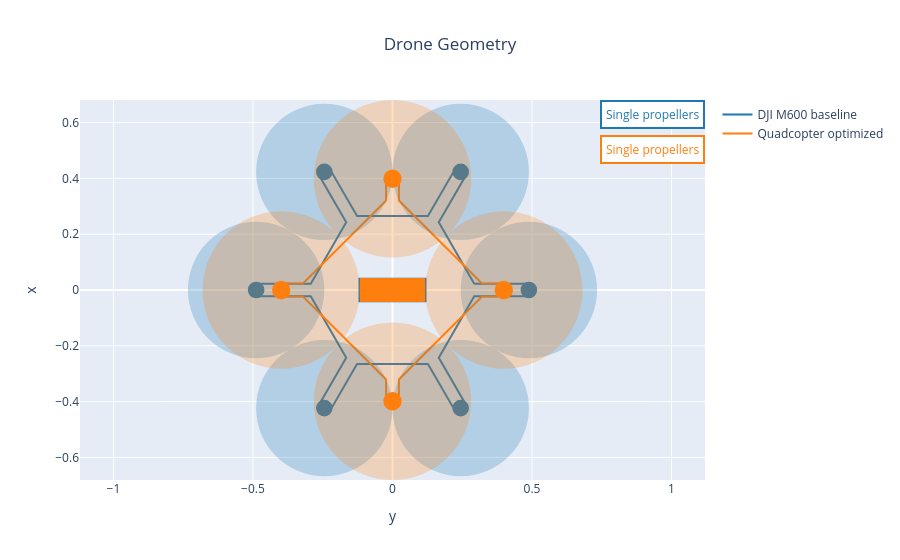
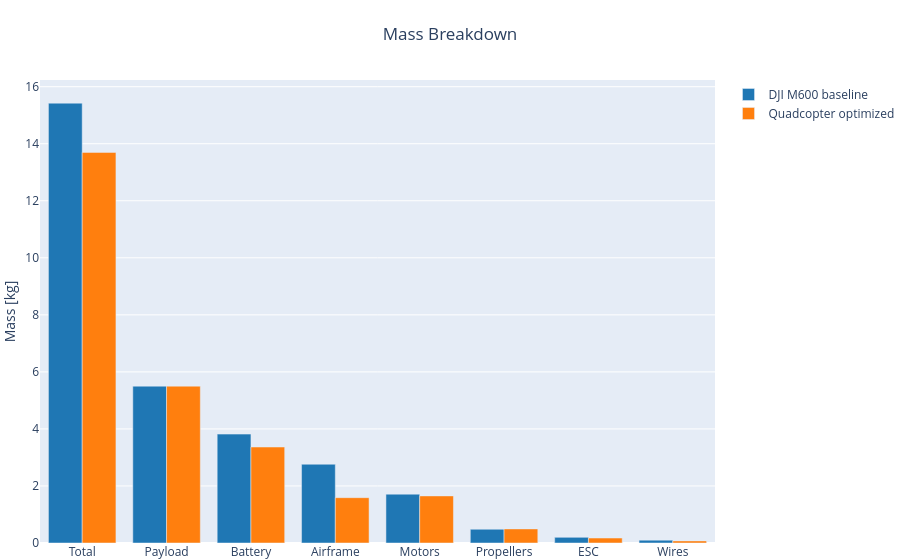

The notebook cell saved with these charts, in order:
### Markdown cell above
## 4) DJI 기준해와 Quadcopter 결과 비교

아래 셀은 `problem_outputs_DJI_M600_mdo.xml`(기준해)와 `problem_outputs_quadcopter_mdo.xml`(이 노트북 결과)를 비교합니다.

### Code cell
# Compare baseline DJI design and the new quadcopter design
OUTPUT_FILE_BASELINE = pth.join(SOURCE_FOLDER_PATH, "problem_outputs_DJI_M600_mdo.xml")
OUTPUT_FILE_QUAD = pth.join(SOURCE_FOLDER_PATH, "problem_outputs_quadcopter_mdo.xml")

if not pth.exists(OUTPUT_FILE_BASELINE):
    print("Baseline output file not found:", OUTPUT_FILE_BASELINE)
elif not pth.exists(OUTPUT_FILE_QUAD):
    print("Quadcopter output file not found:", OUTPUT_FILE_QUAD)
    print("Run the optimization section first (cells 10 to 11), then run this cell again.")
else:
    fig = multirotor_geometry_plot(OUTPUT_FILE_BASELINE, name="DJI M600 baseline")
    fig = multirotor_geometry_plot(OUTPUT_FILE_QUAD, name="Quadcopter optimized", fig=fig)
    fig.show()

    fig = mass_breakdown_bar_plot_drone(OUTPUT_FILE_BASELINE, name="DJI M600 baseline")
    fig = mass_breakdown_bar_plot_drone(OUTPUT_FILE_QUAD, name="Quadcopter optimized", fig=fig)
    fig.show()

### Figure 1 — Plotly figure (JSON) as saved in the notebook; plotly's stock layout.template omitted (floating-point values rounded to 4 significant figures)
{"data": [{"line": {"color": "rgb(31, 119, 180)"}, "mode": "lines", "name": "DJI M600 baseline", "type": "scatter", "uid": "9215c0c9-1320-410d-91dc-01a5e001524a", "x": [0.2928, 0.4887, 0.4887, 0.2928, 0.1658, 0.2637, 0.225, 0.127, -0.127, -0.225, -0.2637, -0.1658, -0.2928, -0.4887, -0.4887, -0.2928, -0.1658, -0.2637, -0.225, -0.127, 0.127, 0.225, 0.2637, 0.1658, 0.2928], "y": [0.02238, 0.02238, -0.02238, -0.02238, -0.2424, -0.4121, -0.4344, -0.2648, -0.2648, -0.4344, -0.4121, -0.2424, -0.02238, -0.02238, 0.02238, 0.02238, 0.2424, 0.4121, 0.4344, 0.2648, 0.2648, 0.4344, 0.4121, 0.2424, 0.02238]}, {"line": {"color": "rgb(255, 127, 14)"}, "mode": "lines", "name": "Quadcopter optimized", "type": "scatter", "uid": "eef2828a-6476-4aa1-aec4-4ae45c8ad099", "x": [0.3208, 0.3989, 0.3989, 0.3208, 0.02301, 0.02301, -0.02301, -0.02301, -0.3208, -0.3989, -0.3989, -0.3208, -0.02301, -0.02301, 0.02301, 0.02301, 0.3208], "y": [0.02301, 0.02301, -0.02301, -0.02301, -0.3208, -0.3989, -0.3989, -0.3208, -0.02301, -0.02301, 0.02301, 0.02301, 0.3208, 0.3989, 0.3989, 0.3208, 0.02301]}], "layout": {"annotations": [{"align": "center", "bgcolor": "white", "bordercolor": "rgb(31, 119, 180)", "borderpad": 4, "borderwidth": 2, "font": {"color": "rgb(31, 119, 180)"}, "showarrow": false, "text": "Single propellers", "x": 1, "xanchor": "right", "xref": "paper", "xshift": 0, "y": 1, "yanchor": "top", "yref": "paper", "yshift": 0}, {"align": "center", "bgcolor": "white", "bordercolor": "rgb(255, 127, 14)", "borderpad": 4, "borderwidth": 2, "font": {"color": "rgb(255, 127, 14)"}, "showarrow": false, "text": "Single propellers", "x": 1, "xanchor": "right", "xref": "paper", "xshift": 0, "y": 1, "yanchor": "top", "yref": "paper", "yshift": -35}], "shapes": [{"fillcolor": "rgb(31, 119, 180)", "line": {"color": "rgb(31, 119, 180)", "width": 3}, "type": "rect", "x0": -0.1165, "x1": 0.1165, "xref": "x", "y0": -0.03882, "y1": 0.03882, "yref": "y"}, {"fillcolor": "rgb(31, 119, 180)", "line": {"color": "rgb(31, 119, 180)", "width": 3}, "type": "circle", "x0": 0.4643, "x1": 0.5131, "xref": "x", "y0": -0.02439, "y1": 0.02439, "yref": "y"}, {"fillcolor": "rgb(31, 119, 180)", "line": {"color": "rgb(31, 119, 180)", "width": 0}, "opacity": 0.25, "type": "circle", "x0": 0.2444, "x1": 0.7331, "xref": "x", "y0": -0.2444, "y1": 0.2444, "yref": "y"}, {"fillcolor": "rgb(31, 119, 180)", "line": {"color": "rgb(31, 119, 180)", "width": 3}, "type": "circle", "x0": 0.22, "x1": 0.2688, "xref": "x", "y0": -0.4476, "y1": -0.3989, "yref": "y"}, {"fillcolor": "rgb(31, 119, 180)", "line": {"color": "rgb(31, 119, 180)", "width": 0}, "opacity": 0.25, "type": "circle", "x0": 8.327e-17, "x1": 0.4887, "xref": "x", "y0": -0.6676, "y1": -0.1789, "yref": "y"}, {"fillcolor": "rgb(31, 119, 180)", "line": {"color": "rgb(31, 119, 180)", "width": 3}, "type": "circle", "x0": -0.2688, "x1": -0.22, "xref": "x", "y0": -0.4476, "y1": -0.3989, "yref": "y"}, {"fillcolor": "rgb(31, 119, 180)", "line": {"color": "rgb(31, 119, 180)", "width": 0}, "opacity": 0.25, "type": "circle", "x0": -0.4887, "x1": 8.327e-17, "xref": "x", "y0": -0.6676, "y1": -0.1789, "yref": "y"}, {"fillcolor": "rgb(31, 119, 180)", "line": {"color": "rgb(31, 119, 180)", "width": 3}, "type": "circle", "x0": -0.5131, "x1": -0.4643, "xref": "x", "y0": -0.02439, "y1": 0.02439, "yref": "y"}, {"fillcolor": "rgb(31, 119, 180)", "line": {"color": "rgb(31, 119, 180)", "width": 0}, "opacity": 0.25, "type": "circle", "x0": -0.7331, "x1": -0.2444, "xref": "x", "y0": -0.2444, "y1": 0.2444, "yref": "y"}, {"fillcolor": "rgb(31, 119, 180)", "line": {"color": "rgb(31, 119, 180)", "width": 3}, "type": "circle", "x0": -0.2688, "x1": -0.22, "xref": "x", "y0": 0.3989, "y1": 0.4476, "yref": "y"}, {"fillcolor": "rgb(31, 119, 180)", "line": {"color": "rgb(31, 119, 180)", "width": 0}, "opacity": 0.25, "type": "circle", "x0": -0.4887, "x1": -2.498e-16, "xref": "x", "y0": 0.1789, "y1": 0.6676, "yref": "y"}, {"fillcolor": "rgb(31, 119, 180)", "line": {"color": "rgb(31, 119, 180)", "width": 3}, "type": "circle", "x0": 0.22, "x1": 0.2688, "xref": "x", "y0": 0.3989, "y1": 0.4476, "yref": "y"}, {"fillcolor": "rgb(31, 119, 180)", "line": {"color": "rgb(31, 119, 180)", "width": 0}, "opacity": 0.25, "type": "circle", "x0": 8.327e-17, "x1": 0.4887, "xref": "x", "y0": 0.1789, "y1": 0.6676, "yref": "y"}, {"fillcolor": "rgb(255, 127, 14)", "line": {"color": "rgb(255, 127, 14)", "width": 3}, "type": "rect", "x0": -0.1117, "x1": 0.1117, "xref": "x", "y0": -0.03722, "y1": 0.03722, "yref": "y"}, {"fillcolor": "rgb(255, 127, 14)", "line": {"color": "rgb(255, 127, 14)", "width": 3}, "type": "circle", "x0": 0.3713, "x1": 0.4264, "xref": "x", "y0": -0.02758, "y1": 0.02758, "yref": "y"}, {"fillcolor": "rgb(255, 127, 14)", "line": {"color": "rgb(255, 127, 14)", "width": 0}, "opacity": 0.25, "type": "circle", "x0": 0.1168, "x1": 0.6809, "xref": "x", "y0": -0.282, "y1": 0.282, "yref": "y"}, {"fillcolor": "rgb(255, 127, 14)", "line": {"color": "rgb(255, 127, 14)", "width": 3}, "type": "circle", "x0": -0.02758, "x1": 0.02758, "xref": "x", "y0": -0.4264, "y1": -0.3713, "yref": "y"}, {"fillcolor": "rgb(255, 127, 14)", "line": {"color": "rgb(255, 127, 14)", "width": 0}, "opacity": 0.25, "type": "circle", "x0": -0.282, "x1": 0.282, "xref": "x", "y0": -0.6809, "y1": -0.1168, "yref": "y"}, {"fillcolor": "rgb(255, 127, 14)", "line": {"color": "rgb(255, 127, 14)", "width": 3}, "type": "circle", "x0": -0.4264, "x1": -0.3713, "xref": "x", "y0": -0.02758, "y1": 0.02758, "yref": "y"}, {"fillcolor": "rgb(255, 127, 14)", "line": {"color": "rgb(255, 127, 14)", "width": 0}, "opacity": 0.25, "type": "circle", "x0": -0.6809, "x1": -0.1168, "xref": "x", "y0": -0.282, "y1": 0.282, "yref": "y"}, {"fillcolor": "rgb(255, 127, 14)", "line": {"color": "rgb(255, 127, 14)", "width": 3}, "type": "circle", "x0": -0.02758, "x1": 0.02758, "xref": "x", "y0": 0.3713, "y1": 0.4264, "yref": "y"}, {"fillcolor": "rgb(255, 127, 14)", "line": {"color": "rgb(255, 127, 14)", "width": 0}, "opacity": 0.25, "type": "circle", "x0": -0.282, "x1": 0.282, "xref": "x", "y0": 0.1168, "y1": 0.6809, "yref": "y"}], "title": {"text": "Drone Geometry", "x": 0.5}, "xaxis": {"title": {"text": "y"}}, "yaxis": {"scaleanchor": "x", "scaleratio": 1, "title": {"text": "x"}}}}

### Figure 2 — Plotly figure (JSON) as saved in the notebook; plotly's stock layout.template omitted (floating-point values rounded to 4 significant figures)
{"data": [{"error_y": {"type": "data"}, "marker": {"color": "rgb(31, 119, 180)"}, "name": "DJI M600 baseline", "type": "bar", "x": ["Total", "Payload", "Battery", "ESC", "Motors", "Propellers", "Wires", "Airframe"], "y": [15.42, 5.5, 3.818, 0.1975, 1.713, 0.4817, 0.1003, 2.763]}, {"error_y": {"type": "data"}, "marker": {"color": "rgb(255, 127, 14)"}, "name": "Quadcopter optimized", "type": "bar", "x": ["Total", "Payload", "Battery", "ESC", "Motors", "Propellers", "Wires", "Airframe"], "y": [13.7, 5.5, 3.366, 0.1739, 1.651, 0.4937, 0.07306, 1.589]}], "layout": {"margin": {"b": 0, "l": 0, "r": 0, "t": 80}, "title": {"text": "Mass Breakdown", "x": 0.5}, "xaxis": {"categoryorder": "total descending"}, "yaxis": {"title": {"text": "Mass [kg]"}}}}
